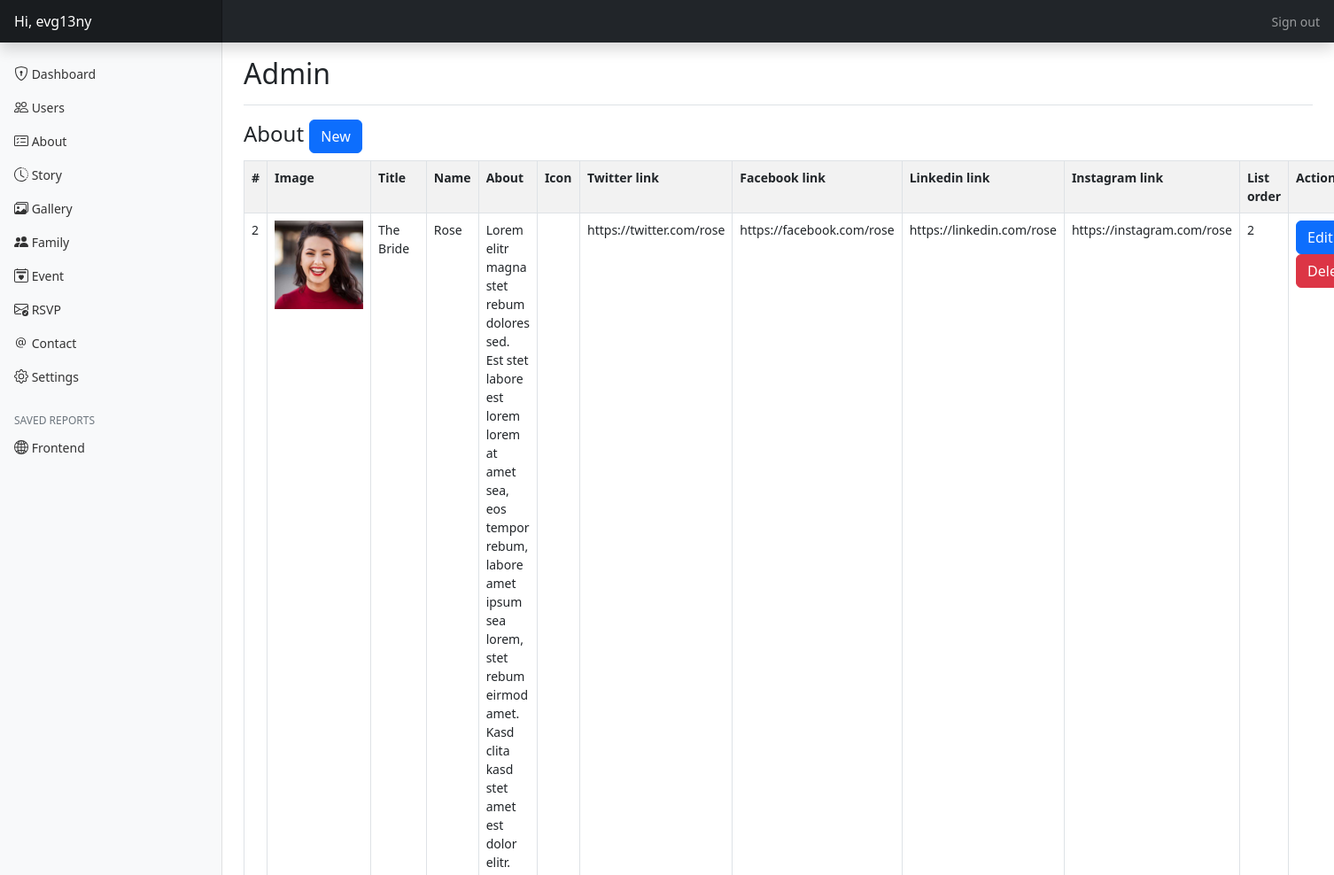
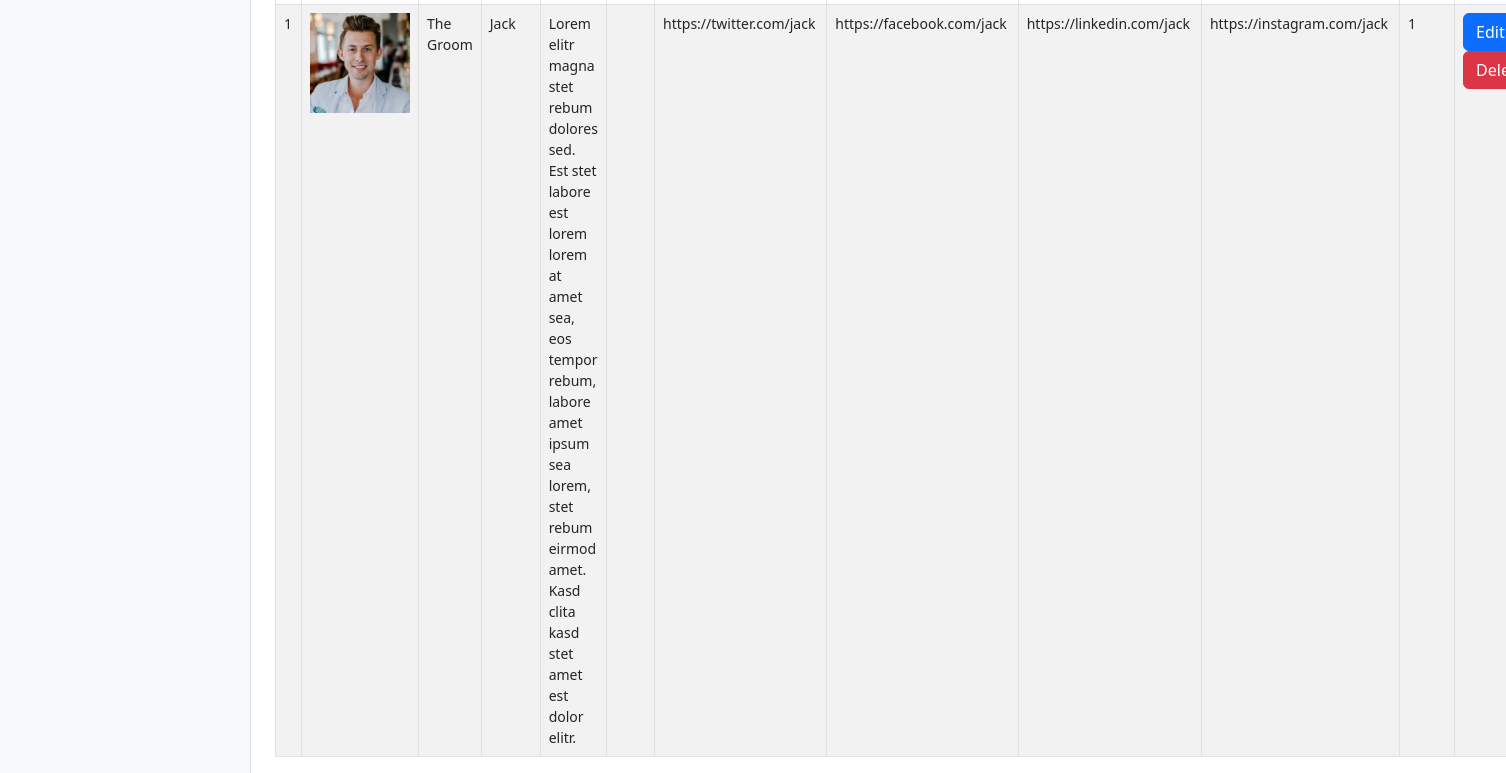
Screenshot of /public/admin/about (signed in) with the database file from the repository (2 pictures, top to bottom).
### tables this page shows
CREATE TABLE `about` (
  `id` int(11) NOT NULL,
  `title` varchar(100) NOT NULL,
  `about` text NOT NULL,
  `icon` varchar(100) NOT NULL,
  `name` varchar(50) NOT NULL,
  `twitter_link` varchar(1024) DEFAULT NULL,
  `facebook_link` varchar(1024) DEFAULT NULL,
  `linkedin_link` varchar(1024) DEFAULT NULL,
  `instagram_link` varchar(1024) DEFAULT NULL,
  `image` varchar(1024) DEFAULT NULL,
  `list_order` int(11) DEFAULT 0
);

### app/controllers/Admin.php (called while the page is built, shortened)
<?php
class Admin
{
    public function about($action = null, $id = null)
    {
        $about = new About_model;
        $data["action"] = $action;
        $data["rows"] = $about->findAll();
        $data["errors"] = $about->errors;
        $this->view("admin/about", $data);
    }
}

### app/core/App.php (called while the page is built, shortened)
<?php
class App
{
    private $method = "index";
    private function splitURL()
    {
        $URL = $_GET["url"] ?? "home";
        $URL = explode("/", trim($URL, "/"));
        return $URL;
    }
    public function loadController()
    {
        $URL = $this->splitURL();
        $filename = "../app/controllers/" . ucfirst($URL[0]) . ".php";
        if (file_exists($filename)) {
            unset($URL[0]);
        } else {
            $filename = "../app/controllers/_404.php";
            require $filename;
            $this->controller = "_404";
        }
        $controller = new $this->controller;
        if (!empty($URL[1])) {
            if (method_exists($controller, $URL[1])) {
                $this->method = $URL[1];
                unset($URL[1]);
            }
        }
        call_user_func_array([$controller, $this->method], $URL);
    }
}

### public/index.php (called while the page is built, shortened)
<?php
$app = new App;
$app->loadController();

### app/core/Database.php (called while the page is built, shortened)
<?php
trait Database
{
    private function connect()
    {
        $string = "mysql:hostname=" . DBHOST . ";dbname=" . DBNAME;
        $con = new PDO($string, DBUSER, DBPASS);
        return $con;
    }
    public function query($query, $data = [])
    {
        $con = $this->connect();
        $stm = $con->prepare($query);
        $check = $stm->execute($data);
        if ($check) {
            $result = $stm->fetchAll(PDO::FETCH_OBJ);
            if (is_array($result) && count($result)) {
                return $result;
            }
        }
        return false;
    }
}

### app/core/Model.php (called while the page is built, shortened)
<?php
trait Model
{
    public $limit        = 10;
    public $offset       = 0;
    public $order_type   = "DESC";
    public $order_column = "id";
    public function findAll()
    {
        $query = "SELECT * FROM $this->table ORDER BY $this->order_column $this->order_type LIMIT $this->limit OFFSET $this->offset";
        return $this->query($query);
    }
}

### app/core/functions.php (called while the page is built, shortened)
<?php
function esc($str)
{
    return htmlspecialchars($str);
}
function get_image($filename = "")
{
    if (file_exists($filename)) return ROOT . "/" . $filename;
    return ROOT . "/assets/img/placeholder.jpg";
}

### app/views/admin/about.view.php (the view, shortened to what this page needs)
<?php if ($action == "add") : ?>
    <div class="col-md-6 mx-auto p-3 text-center">
        <h4>Add new about</h4>
        <?php if (!empty($errors)) : ?>
            <div class="alert alert-danger text-center"><?= implode("<br>", $errors) ?></div>
        <?php endif; ?>
        <form method="post" enctype="multipart/form-data">
            <label>Click to change image</label>
            <br>
            <br>
            <label>
                <input type="file" name="image" class="d-none" onchange="display_image(this.files[0], event)">
                <img src="<?= get_image() ?>" style="width: 250px; height: 250px; object-fit: cover; cursor: pointer;">
            </label>
            <br>
            <br>
            <input value="<?= old_value("title") ?>" type="text" name="title" class="form-control mt-3" placeholder="Title">
            <input value="<?= old_value("name") ?>" type="text" name="name" class="form-control mt-3" placeholder="Name">
            <textarea name="about" cols="30" rows="5" class="form-control my-3" placeholder="About"><?= old_value("about") ?></textarea>
            <small>Please enter male or female</small>
            <input value="<?= old_value("icon") ?>" type="text" name="icon" class="form-control my-3" placeholder="Icon class">
            <small>Please enter full path e.g. https://www.socialnetwork.com/yourlogin</small>
            <input value="<?= old_value("twitter_link") ?>" type="text" name="twitter_link" class="form-control mt-3" placeholder="Twitter link">
            <input value="<?= old_value("facebook_link") ?>" type="text" name="facebook_link" class="form-control mt-3" placeholder="Facebook link">
            <input value="<?= old_value("linkedin_link") ?>" type="text" name="linkedin_link" class="form-control mt-3" placeholder="Linkedin link">
            <input value="<?= old_value("instagram_link") ?>" type="text" name="instagram_link" class="form-control my-3" placeholder="Instagram link">
            <label class="text-start d-block">List order:</label>
            <input value="<?= old_value("list_order", 0) ?>" type="number" min="0" name="list_order" class="form-control my-3">
            <button class="btn btn-success my-3">Save</button>
            <a href="<?= ROOT ?>/admin/about">
                <button class="btn btn-secondary my-3" type="button">Back</button>
            </a>
        </form>
    </div>
<?php else : ?>
    <h4>
        About
        <a href="<?= ROOT ?>/admin/about/add">
            <button class="btn btn-primary">New</button>
        </a>
    </h4>
    <table class="table table-striped table-bordered">
        <tr>
            <th>#</th>
            <th>Image</th>
            <th>Title</th>
            <th>Name</th>
            <th>About</th>
            <th>Icon</th>
            <th>Twitter link</th>
            <th>Facebook link</th>
            <th>Linkedin link</th>
            <th>Instagram link</th>
            <th>List order</th>
            <th>Action</th>
        </tr>
        <?php if (!empty($rows)) : ?>
            <?php foreach ($rows as $row) : ?>
                <tr>
                    <td>
                        <?= $row->id ?>
                    </td>
                    <td>
                        <img src="<?= get_image($row->image) ?>" style="width: 100px; height: 100px; object-fit: cover;">
                    </td>
                    <td>
                        <?= esc($row->title) ?>
                    </td>
                    <td>
                        <?= esc($row->name) ?>
                    </td>
                    <td>
                        <?= esc($row->about) ?>
                    </td>
                    <td>
                        <i class="fs-1 fa fa-<?= esc($row->icon) ?>"></i>
                    </td>
                    <td>
                        <?= esc($row->twitter_link) ?>
                    </td>
                    <td>
                        <?= esc($row->facebook_link) ?>
                    </td>
                    <td>
                        <?= esc($row->linkedin_link) ?>
                    </td>
                    <td>
                        <?= esc($row->instagram_link) ?>
                    </td>
                    <td>
                        <?= esc($row->list_order) ?>
                    </td>
                    <td>
                        <a href="<?= ROOT ?>/admin/about/edit/<?= $row->id ?>">
                            <button class="btn btn-primary">Edit</button>
                        </a>
                        <a href="<?= ROOT ?>/admin/about/delete/<?= $row->id ?>">
                            <button class="btn btn-danger">Delete</button>
                        </a>
                    </td>
                </tr>
            <?php endforeach; ?>
        <?php endif; ?>
    </table>
<?php endif; ?>

### public/assets/css/dashboard.css (style rules this page uses)
body { font-size: .875rem; }

### rows the page displays
about: id "2", image (picture), title "The Bride", name "Rose", about "Lorem elitr magna stet rebum dolores sed. Est stet labore est lorem lorem at amet sea, eos tempor rebum, labore amet ipsum sea lorem, stet rebum eirmod amet. Kasd clita kasd stet amet est dolor elitr.", twitter_link "https://twitter.com/rose", facebook_link "https://facebook.com/rose", linkedin_link "https://linkedin.com/rose", instagram_link "https://instagram.com/rose", list_order "2"
about: id "1", image (picture), title "The Groom", name "Jack", about "Lorem elitr magna stet rebum dolores sed. Est stet labore est lorem lorem at amet sea, eos tempor rebum, labore amet ipsum sea lorem, stet rebum eirmod amet. Kasd clita kasd stet amet est dolor elitr.", twitter_link "https://twitter.com/jack", facebook_link "https://facebook.com/jack", linkedin_link "https://linkedin.com/jack", instagram_link "https://instagram.com/jack", list_order "1"

### other values shown
user("username") "evg13ny"
